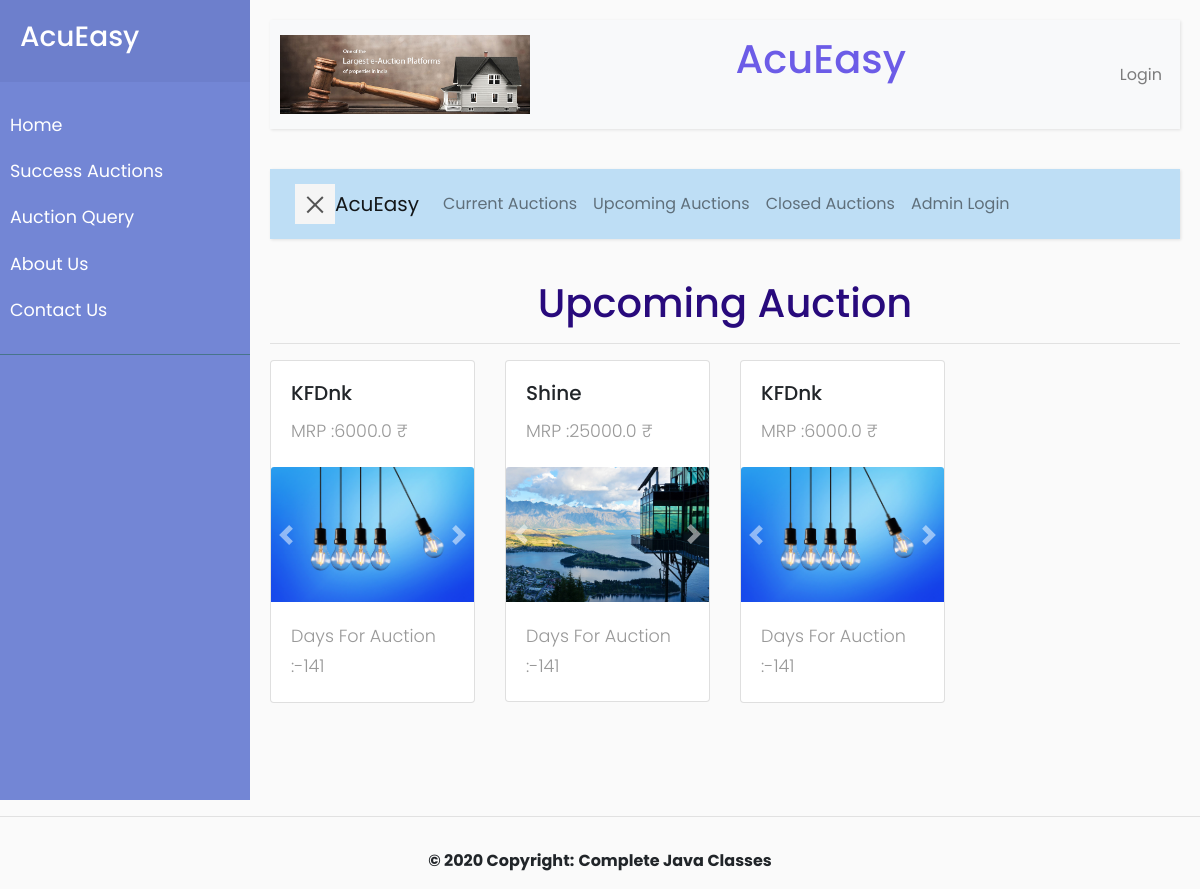
The page /auction/upcoming-auction/ on the database its author committed.
### Auction/models.py (models this page shows, shortened)
class AuctionDetails(models.Model):
    auctiondetails_id = models.AutoField(primary_key=True)
    auctiondetails_date = models.DateTimeField()
    productinformation = models.ForeignKey(
        ProductInformation, on_delete=models.CASCADE)

### Product/models.py (models this page shows, shortened)
class ProductInformation(models.Model):
    productinformation_id = models.AutoField(primary_key=True)
    productcategory = models.ForeignKey(ProductCategory, on_delete=models.CASCADE)
    productsubcategory = models.ForeignKey(ProductSubcategory, on_delete=models.CASCADE)
    productinformation_name=models.CharField(max_length=36)
    productinformation_details = models.TextField()
    user = models.ForeignKey(User, on_delete=models.CASCADE)
    product_verify = models.BooleanField(default=False)
    productinformation_baseprice=models.FloatField()

class ProductImages(models.Model):
    productimages_id = models.AutoField(primary_key=True)
    productinformation = models.ForeignKey(ProductInformation, on_delete=models.CASCADE)
    productimages_image = models.FileField(upload_to="product/")

### Auction/views.py (the view)
# urls.py: path('upcoming-auction/', views.Upcoming_Auction.as_view()),
class Upcoming_Auction(View):
    now = datetime.now()
    objAuction = AuctionDetails.objects.filter(
        auctiondetails_date__gt=datetime.now())
    date = objAuction[0].auctiondetails_date
    product = objAuction[0].productinformation
    images = product.productimages_set.all()
    def calculate_dates(self, date, now):
        delta = datetime(now.year, date.month, date.day)
        days = (delta - now).days
        return days
    def get(self, request):
        name = request.session.get('admin')
        uname = request.session.get('uname')
        if name:
            return render(request, 'upcoming_auction.html', {'admin': name, 'objAuction': self.objAuction, 'date': self.calculate_dates(self.date, self.now)})
        elif uname:
            return render(request, 'User/upcoming_auction_user.html', {'user': uname, 'objAuction': self.objAuction, 'date': self.calculate_dates(self.date, self.now)})
        else:
            return render(request, 'User/upcoming_auction_guest.html', {'objAuction': self.objAuction, 'date': self.calculate_dates(self.date, self.now)})

### User/templates/User/upcoming_auction_guest.html (shortened to what this page needs)
{% extends 'AcuEasy/user_guest.html'%} {% load static %}
  {% load crispy_forms_tags %}
  {% block body %}
  <div align="center">
    <h1>Upcoming Auction</h1>
  </div>
  <hr />
  <div class="row">
    {% for product in objAuction %}
    <div class="col-sm-3">
      <div class="card">
        <div class="card-body">
          <h5 class="card-title">
            {{product.productinformation.productinformation_name}}
          </h5>
          <p class="card-text">
            MRP :{{product.productinformation.productinformation_baseprice}} &#8377;
          </p>
        </div>
        <div id="carouselExampleControls" class="carousel slide" data-ride="carousel">
          <a href="/auction/product-detail/{{product.auctiondetails_id}}/">
            <div class="carousel-inner">
              {% for prodimage in product.productinformation.productimages_set.all%}
              {% if forloop.first %}
              <div class="carousel-item active">
                <img class="card-img-top" src="{{prodimage.productimages_image.url}}" alt="Card image cap" />
              </div>
              {% else %}
              <div class="carousel-item">
                <img class="card-img-top" src="{{prodimage.productimages_image.url}}" alt="Card image cap" />
              </div>
              {% endif %} {% endfor %}
            </div>
          </a>
          <a class="carousel-control-prev" href="#carouselExampleControls" role="button" data-slide="prev">
            <span class="carousel-control-prev-icon" aria-hidden="true"></span>
          </a>
          <a class="carousel-control-next" href="#carouselExampleControls" role="button" data-slide="next">
            <span class="carousel-control-next-icon" aria-hidden="true"></span>
          </a>
        </div>
        <div class="card-body">
          <p class="card-text">
            Days For Auction :{{date}}
          </p>
        </div>
      </div>
    </div>
    {% endfor %}
  </div>
  {% endblock %}

### static/css/base.css (style rules this page uses)
body { font-family: 'Poppins', sans-serif; background: #fafafa; }
p { font-family: 'Poppins', sans-serif; font-size: 1.1em; font-weight: 300; line-height: 1.7em; color: #999; }
a, a:hover, a:focus { color: inherit; text-decoration: none; transition: all 0.3s; }

### User/templates/User/upcoming_auction_guest.html (style rules this page uses)
h1 { color: #280a7c; }

### rows shown on the page
AuctionDetails: productinformation.productinformation_name "KFDnk", productinformation.productinformation_baseprice "6000.0", date "-141"
ProductImages: productimages_image (picture)
AuctionDetails: productinformation.productinformation_name "Shine", productinformation.productinformation_baseprice "25000.0", date "-141"
ProductImages: productimages_image (picture)
AuctionDetails: productinformation.productinformation_name "KFDnk", productinformation.productinformation_baseprice "6000.0", date "-141"
